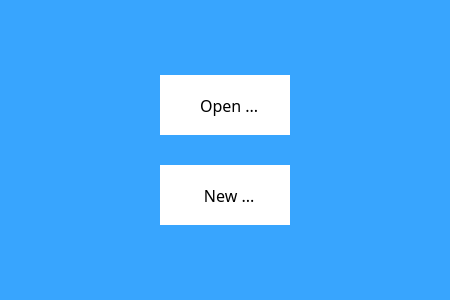
<?xml version="1.0" encoding="UTF-8"?>
<ui version="4.0">
 <class>MainWindow</class>
 <widget class="QMainWindow" name="MainWindow">
  <property name="geometry">
   <rect>
    <x>0</x>
    <y>0</y>
    <width>450</width>
    <height>300</height>
   </rect>
  </property>
  <property name="sizePolicy">
   <sizepolicy hsizetype="Preferred" vsizetype="Preferred">
    <horstretch>0</horstretch>
    <verstretch>0</verstretch>
   </sizepolicy>
  </property>
  <property name="minimumSize">
   <size>
    <width>320</width>
    <height>240</height>
   </size>
  </property>
  <property name="font">
   <font>
    <family>Heiti SC</family>
   </font>
  </property>
  <property name="windowTitle">
   <string>LZWCompressor</string>
  </property>
  <property name="windowIcon">
   <iconset resource="svgs.qrc">
    <normaloff>:/app_icon/resources/app_icon.png</normaloff>:/app_icon/resources/app_icon.png</iconset>
  </property>
  <property name="iconSize">
   <size>
    <width>24</width>
    <height>24</height>
   </size>
  </property>
  <widget class="QWidget" name="centralWidget">
   <property name="layoutDirection">
    <enum>Qt::LeftToRight</enum>
   </property>
   <property name="autoFillBackground">
    <bool>false</bool>
   </property>
   <property name="styleSheet">
    <string notr="true">background-color: rgb(56, 165, 254);</string>
   </property>
   <layout class="QGridLayout" name="gridLayout">
    <item row="0" column="0">
     <layout class="QVBoxLayout" name="verticalLayout">
      <property name="spacing">
       <number>30</number>
      </property>
      <item>
       <widget class="QPushButton" name="btn_open">
        <property name="sizePolicy">
         <sizepolicy hsizetype="Fixed" vsizetype="Fixed">
          <horstretch>0</horstretch>
          <verstretch>0</verstretch>
         </sizepolicy>
        </property>
        <property name="minimumSize">
         <size>
          <width>130</width>
          <height>60</height>
         </size>
        </property>
        <property name="maximumSize">
         <size>
          <width>130</width>
          <height>60</height>
         </size>
        </property>
        <property name="font">
         <font>
          <family>Heiti SC</family>
          <pointsize>12</pointsize>
         </font>
        </property>
        <property name="mouseTracking">
         <bool>false</bool>
        </property>
        <property name="autoFillBackground">
         <bool>false</bool>
        </property>
        <property name="styleSheet">
         <string notr="true">QPushButton#btn_open {
     background-color: rgb(255, 255, 255);
     border: 0px
}
QPushButton#btn_open:pressed {
     background-color: rgb(224, 0, 0);     
}
QPushButton#btn_open:hover {
     background-color:rgb(207, 239, 255)
}
</string>
        </property>
        <property name="text">
         <string>  Open ...</string>
        </property>
        <property name="icon">
         <iconset resource="svgs.qrc">
          <normaloff>:/solid/resources/svgs/solid/file-import.svg</normaloff>:/solid/resources/svgs/solid/file-import.svg</iconset>
        </property>
        <property name="iconSize">
         <size>
          <width>30</width>
          <height>30</height>
         </size>
        </property>
        <property name="flat">
         <bool>false</bool>
        </property>
       </widget>
      </item>
      <item>
       <widget class="QPushButton" name="btn_create">
        <property name="sizePolicy">
         <sizepolicy hsizetype="Fixed" vsizetype="Fixed">
          <horstretch>0</horstretch>
          <verstretch>0</verstretch>
         </sizepolicy>
        </property>
        <property name="minimumSize">
         <size>
          <width>130</width>
          <height>60</height>
         </size>
        </property>
        <property name="maximumSize">
         <size>
          <width>130</width>
          <height>60</height>
         </size>
        </property>
        <property name="font">
         <font>
          <family>Heiti SC</family>
          <pointsize>12</pointsize>
         </font>
        </property>
        <property name="mouseTracking">
         <bool>false</bool>
        </property>
        <property name="autoFillBackground">
         <bool>false</bool>
        </property>
        <property name="styleSheet">
         <string notr="true">QPushButton#btn_create {
     background-color: rgb(255, 255, 255);
     border: 0px
}
QPushButton#btn_create:pressed {
     background-color: rgb(224, 0, 0);     
}
QPushButton#btn_create:hover {
     background-color:rgb(207, 239, 255)
}
</string>
        </property>
        <property name="text">
         <string>  New ...</string>
        </property>
        <property name="icon">
         <iconset resource="svgs.qrc">
          <normaloff>:/solid/resources/svgs/solid/file-medical.svg</normaloff>:/solid/resources/svgs/solid/file-medical.svg</iconset>
        </property>
        <property name="iconSize">
         <size>
          <width>30</width>
          <height>30</height>
         </size>
        </property>
        <property name="flat">
         <bool>false</bool>
        </property>
       </widget>
      </item>
     </layout>
    </item>
   </layout>
  </widget>
 </widget>
 <layoutdefault spacing="6" margin="11"/>
 <resources>
  <include location="svgs.qrc"/>
 </resources>
 <connections/>
</ui>
